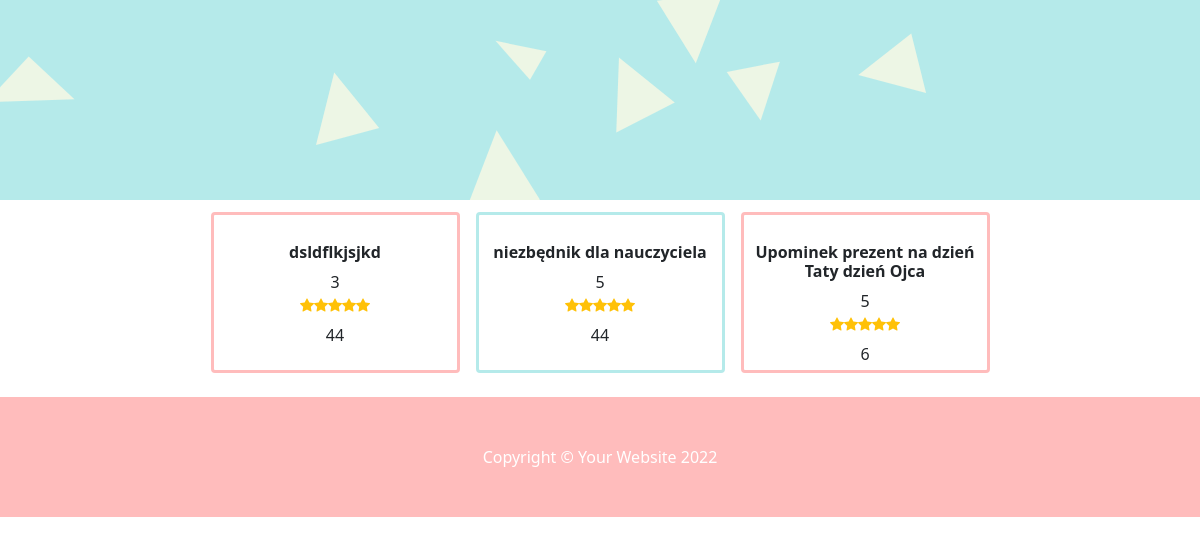
/, run on an earlier commit of the app's database.
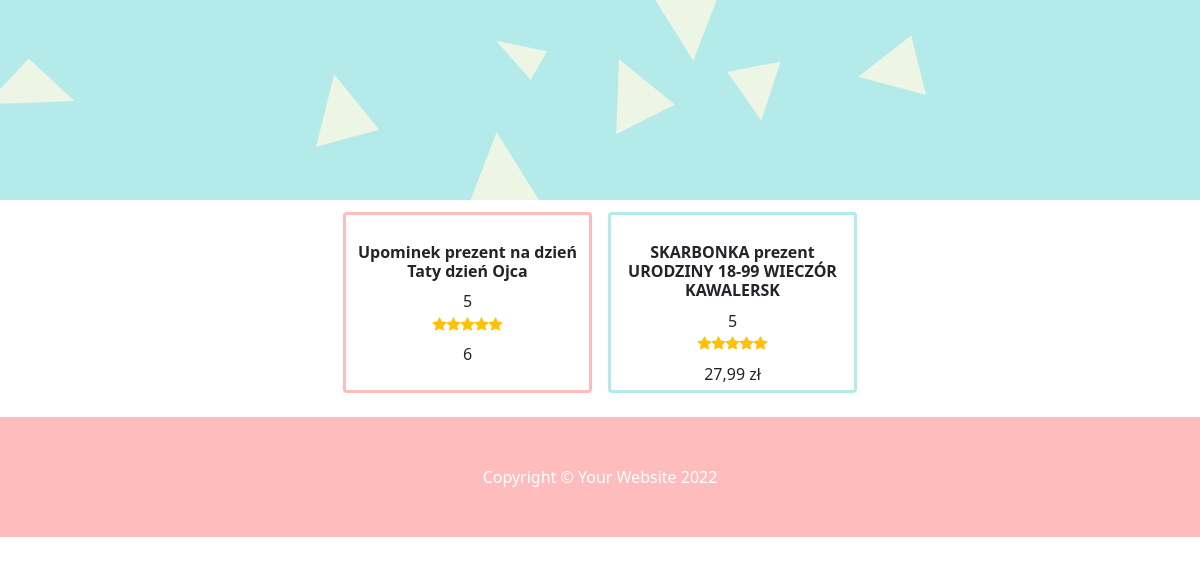
And on a later commit of the database.
### okazje_app/models.py (models this page shows, shortened)
class Item(models.Model):
    title = models.CharField(max_length=256)
    image = models.ImageField(null=True, blank=True)
    image_thumbnail = models.ImageField(null=True, blank=True)
    image_url = models.URLField(null=True, blank=True)
    price = models.CharField(max_length=100)
    url = models.URLField()
    description = models.TextField(null=True, blank=True)
    rating = models.CharField(max_length=256, null=True, blank=True)
    rating_count = models.IntegerField(null=True, blank=True)
    slug = models.SlugField(null=False, unique=True)

### okazje_app/views.py (the view)
# urls.py: path('', Items.as_view()),
class Items(ListView):
    model = Item
    template_name = 'okazje_app/okazje.html'
    context_object_name = 'okazje'
    paginate_by = PAGINATE_NUMBER

### okazje_app/templates/okazje_app/okazje.html (shortened to what this page needs)
{% extends 'base.html' %}
{% load static %}
{% block content %}
    <header class="py-0">
        <div
            class="p-0 text-center bg-image"
            style="
              background-image: url({% static 'assets/bg.svg' %});
              height: 200px;
            "
          >
          </div>
    </header>
    <section class="py-2">
        <div class="container px-1 px-lg-5 mt-1">
            <div class="row gx-2 gx-lg-3 row-cols-2 row-cols-md-3 row-cols-xl-4 justify-content-center">
                {% for okazja in okazje %}
                    <div class="col mb-3">
                        <div class="card h-100 " style="border-color:
                            {% if okazja.id|divisibleby:2 %}#B5EAEA{% else %}#FFBCBC{% endif %}; border-width: medium">
                            <a href="" data-bs-toggle="modal" data-bs-target="#Modal"
                               onclick="setImage(`{{ okazja.slug }}`, `{{ okazja.title }}`, `{{ okazja.url }}`)">
                            </a>
                            <div class="card-body p-1">
                                <div class="text-center">
                                    <h6 class="fw-bolder">{{ okazja.title }}</h6>
                                    {{ okazja.rating }}
                                    <div class="d-flex justify-content-center small text-warning mb-2">
                                        <div class="bi-star-fill"></div>
                                        <div class="bi-star-fill"></div>
                                        <div class="bi-star-fill"></div>
                                        <div class="bi-star-fill"></div>
                                        <div class="bi-star-fill"></div>
                                    </div>
                                    {{ okazja.price }}
                                </div>
                            </div>
                        </div>
                    </div>
                {% endfor %}
            </div>
        </div>
    </section>
    <footer class="py-5" style="background-color: #FFBCBC">
        <div class="container"><p class="m-0 text-center text-white">Copyright &copy; Your Website 2022</p></div>
    </footer>
{% endblock %}

What changed in the data, as far as the page shows it:
removed Item: title "dsldflkjsjkd", rating "3", price "44"
removed Item: title "niezbędnik dla nauczyciela", rating "5", price "44"
added Item: title "SKARBONKA prezent URODZINY 18-99 WIECZÓR KAWALERSK", rating "5", price "27,99 zł"
